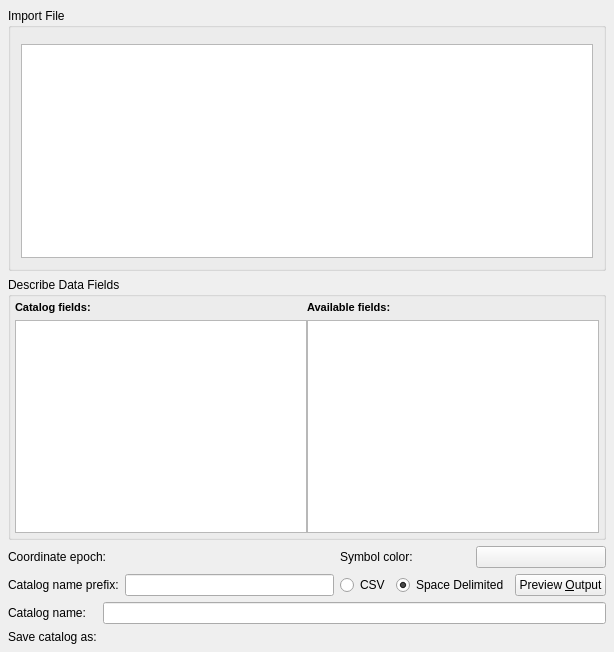
<?xml version="1.0" encoding="UTF-8"?>
<ui version="4.0">
 <class>AddCatDialog</class>
 <widget class="QWidget" name="AddCatDialog">
  <property name="geometry">
   <rect>
    <x>0</x>
    <y>0</y>
    <width>614</width>
    <height>652</height>
   </rect>
  </property>
  <layout class="QVBoxLayout">
   <property name="spacing">
    <number>6</number>
   </property>
   <property name="margin">
    <number>8</number>
   </property>
   <item>
    <widget class="QGroupBox" name="groupBox4">
     <property name="title">
      <string>Import File</string>
     </property>
     <layout class="QVBoxLayout">
      <property name="spacing">
       <number>6</number>
      </property>
      <property name="margin">
       <number>10</number>
      </property>
      <item>
       <widget class="KUrlRequester" name="DataURL">
        <property name="toolTip">
         <string>Enter import data filename</string>
        </property>
        <property name="whatsThis">
         <string>To import an existing data file, enter its filename here.  You will then describe the contents of the file below.  You can leave the filename blank to construct a catalog file with a valid header, but no data.</string>
        </property>
       </widget>
      </item>
      <item>
       <widget class="KListWidget" name="DataFileBox">
        <property name="enabled">
         <bool>true</bool>
        </property>
        <property name="font">
         <font>
          <pointsize>7</pointsize>
          <weight>50</weight>
          <italic>false</italic>
          <bold>false</bold>
          <underline>false</underline>
          <strikeout>false</strikeout>
         </font>
        </property>
        <property name="toolTip">
         <string>Contents of the imported data file</string>
        </property>
        <property name="whatsThis">
         <string>When you select a data file in the above line, its contents are displayed here.</string>
        </property>
       </widget>
      </item>
     </layout>
    </widget>
   </item>
   <item>
    <widget class="QGroupBox" name="groupBox1">
     <property name="title">
      <string>Describe Data Fields</string>
     </property>
     <layout class="QHBoxLayout">
      <property name="spacing">
       <number>0</number>
      </property>
      <property name="margin">
       <number>4</number>
      </property>
      <item>
       <layout class="QVBoxLayout">
        <property name="spacing">
         <number>6</number>
        </property>
        <property name="margin">
         <number>0</number>
        </property>
        <item>
         <widget class="QLabel" name="textLabel1_3">
          <property name="font">
           <font>
            <pointsize>8</pointsize>
            <weight>50</weight>
            <italic>false</italic>
            <bold>false</bold>
            <underline>false</underline>
            <strikeout>false</strikeout>
           </font>
          </property>
          <property name="text">
           <string>&lt;b&gt;Catalog fields:&lt;/b&gt;</string>
          </property>
         </widget>
        </item>
        <item>
         <widget class="DragListBox" name="FieldList"/>
        </item>
       </layout>
      </item>
      <item>
       <layout class="QVBoxLayout">
        <property name="spacing">
         <number>6</number>
        </property>
        <property name="margin">
         <number>0</number>
        </property>
        <item>
         <widget class="QLabel" name="textLabel1_3_2">
          <property name="font">
           <font>
            <pointsize>8</pointsize>
            <weight>50</weight>
            <italic>false</italic>
            <bold>false</bold>
            <underline>false</underline>
            <strikeout>false</strikeout>
           </font>
          </property>
          <property name="text">
           <string>&lt;b&gt;Available fields:&lt;/b&gt;</string>
          </property>
         </widget>
        </item>
        <item>
         <widget class="DragListBox" name="FieldPool"/>
        </item>
       </layout>
      </item>
     </layout>
    </widget>
   </item>
   <item>
    <layout class="QGridLayout">
     <property name="margin">
      <number>0</number>
     </property>
     <property name="spacing">
      <number>6</number>
     </property>
     <item row="1" column="1">
      <widget class="QLineEdit" name="Prefix"/>
     </item>
     <item row="0" column="1">
      <widget class="KDoubleNumInput" name="Epoch">
       <property name="toolTip">
        <string>The coordinate epoch for the catalog</string>
       </property>
       <property name="value">
        <double>2000.000000000000000</double>
       </property>
      </widget>
     </item>
     <item row="1" column="0">
      <widget class="QLabel" name="textLabel4">
       <property name="text">
        <string>Catalog name prefix:</string>
       </property>
      </widget>
     </item>
     <item row="0" column="2">
      <layout class="QHBoxLayout">
       <property name="spacing">
        <number>6</number>
       </property>
       <property name="margin">
        <number>0</number>
       </property>
       <item>
        <widget class="QLabel" name="textLabel1_4">
         <property name="text">
          <string>Symbol color:</string>
         </property>
        </widget>
       </item>
       <item>
        <widget class="KColorButton" name="ColorButton">
         <property name="text">
          <string/>
         </property>
         <property name="color">
          <color>
           <red>255</red>
           <green>0</green>
           <blue>0</blue>
          </color>
         </property>
        </widget>
       </item>
      </layout>
     </item>
     <item row="0" column="0">
      <widget class="QLabel" name="textLabel3">
       <property name="text">
        <string>Coordinate epoch:</string>
       </property>
      </widget>
     </item>
     <item row="1" column="2">
      <layout class="QHBoxLayout">
       <property name="spacing">
        <number>6</number>
       </property>
       <property name="margin">
        <number>0</number>
       </property>
       <item>
        <widget class="QRadioButton" name="CSVButton">
         <property name="text">
          <string>CSV</string>
         </property>
         <property name="autoExclusive">
          <bool>true</bool>
         </property>
        </widget>
       </item>
       <item>
        <widget class="QRadioButton" name="SpaceButton">
         <property name="checked">
          <bool>true</bool>
         </property>
         <property name="text">
          <string>Space Delimited</string>
         </property>
        </widget>
       </item>
       <item>
        <widget class="KPushButton" name="PreviewButton">
         <property name="enabled">
          <bool>true</bool>
         </property>
         <property name="text">
          <string>Preview &amp;Output</string>
         </property>
        </widget>
       </item>
      </layout>
     </item>
    </layout>
   </item>
   <item>
    <layout class="QGridLayout">
     <property name="margin">
      <number>0</number>
     </property>
     <property name="spacing">
      <number>6</number>
     </property>
     <item row="1" column="1">
      <widget class="KUrlRequester" name="CatalogURL">
       <property name="toolTip">
        <string>Enter the filename for the output catalog file</string>
       </property>
      </widget>
     </item>
     <item row="0" column="0">
      <widget class="QLabel" name="textLabel1_2">
       <property name="text">
        <string>Catalog name:</string>
       </property>
      </widget>
     </item>
     <item row="1" column="0">
      <widget class="QLabel" name="textLabel1">
       <property name="text">
        <string>Save catalog as:</string>
       </property>
      </widget>
     </item>
     <item row="0" column="1">
      <widget class="QLineEdit" name="CatalogName">
       <property name="toolTip">
        <string>Enter a name for the catalog</string>
       </property>
      </widget>
     </item>
    </layout>
   </item>
  </layout>
 </widget>
 <customwidgets>
  <customwidget>
   <class>KDoubleNumInput</class>
   <extends>QWidget</extends>
   <header>knuminput.h</header>
  </customwidget>
  <customwidget>
   <class>KColorButton</class>
   <extends>QPushButton</extends>
   <header>kcolorbutton.h</header>
  </customwidget>
  <customwidget>
   <class>QLineEdit</class>
   <extends>QLineEdit</extends>
   <header>klineedit.h</header>
  </customwidget>
  <customwidget>
   <class>KPushButton</class>
   <extends>QPushButton</extends>
   <header>kpushbutton.h</header>
  </customwidget>
  <customwidget>
   <class>KListWidget</class>
   <extends>QListWidget</extends>
   <header>klistwidget.h</header>
  </customwidget>
  <customwidget>
   <class>KUrlRequester</class>
   <extends>QFrame</extends>
   <header>kurlrequester.h</header>
  </customwidget>
  <customwidget>
   <class>DragListBox</class>
   <extends>KListWidget</extends>
   <header>widgets/draglistbox.h</header>
  </customwidget>
 </customwidgets>
 <tabstops>
  <tabstop>DataURL</tabstop>
  <tabstop>DataFileBox</tabstop>
  <tabstop>Epoch</tabstop>
  <tabstop>ColorButton</tabstop>
  <tabstop>Prefix</tabstop>
  <tabstop>PreviewButton</tabstop>
  <tabstop>CatalogName</tabstop>
  <tabstop>CatalogURL</tabstop>
 </tabstops>
 <resources/>
 <connections/>
</ui>
